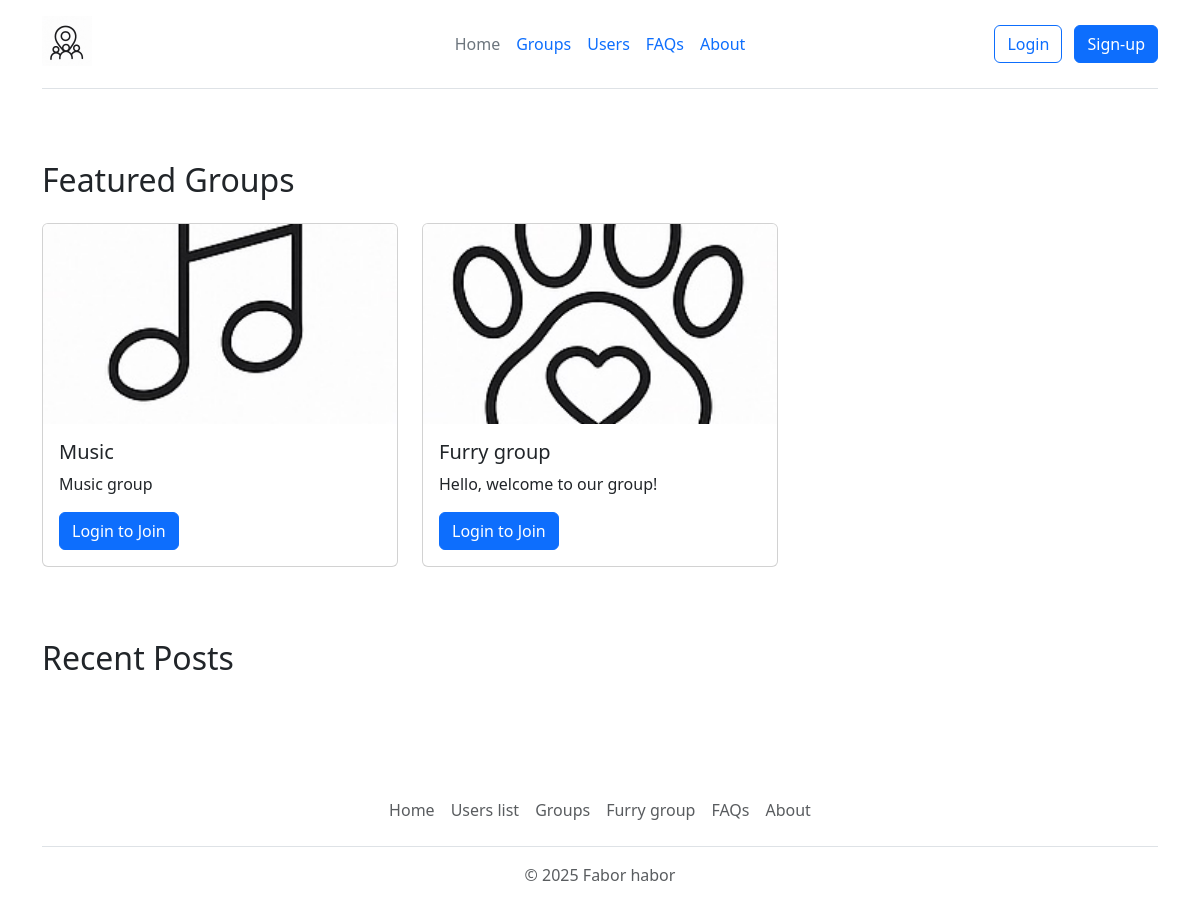
Before: / with the older database file.
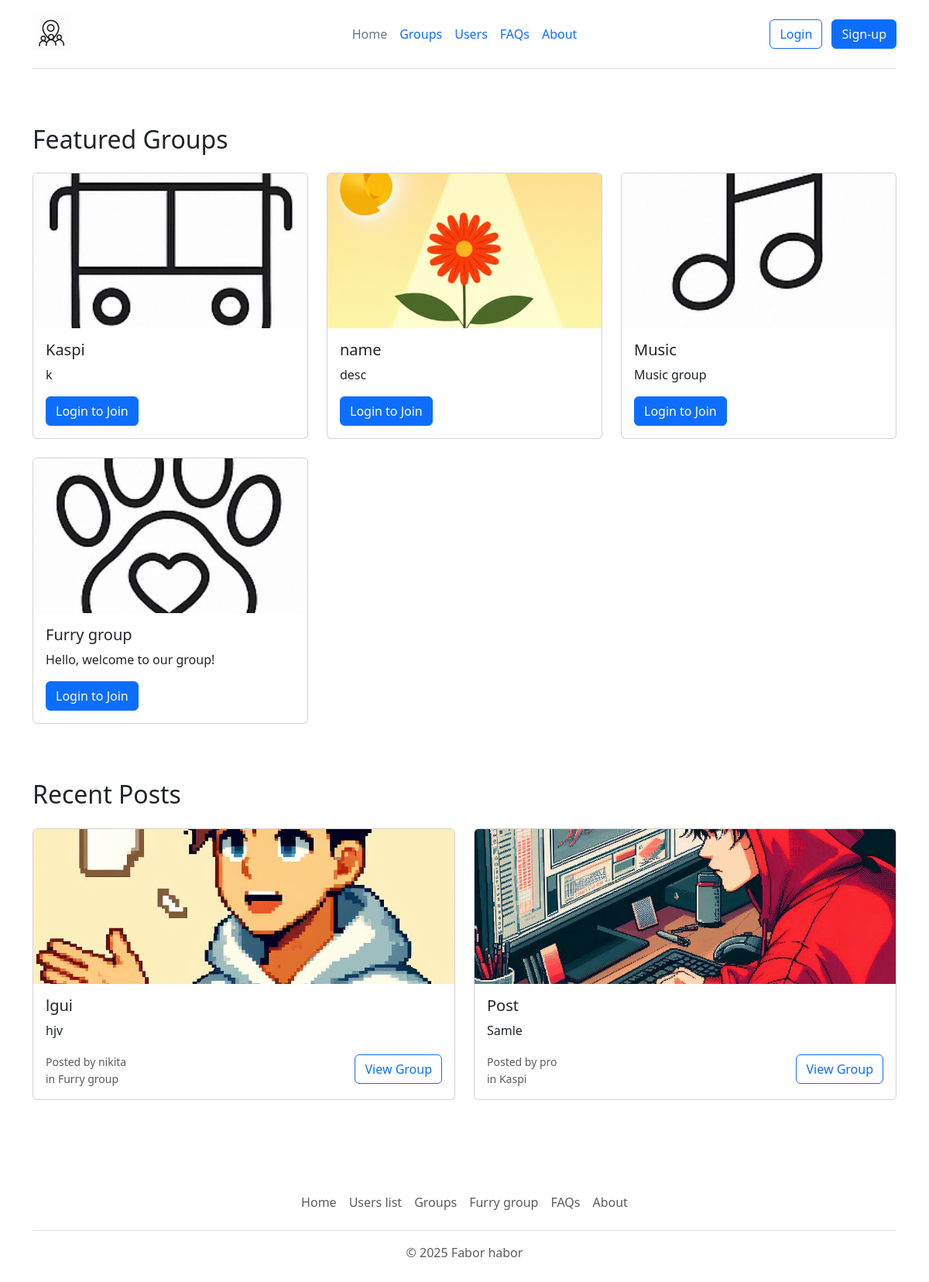
After: the same page with the newer database file.
### app.py (models this page shows, shortened)
class Group(db.Model):
    id = db.Column(db.Integer, primary_key=True)
    name = db.Column(db.String(100), nullable=False)
    description = db.Column(db.Text)
    admin_id = db.Column(db.Integer, db.ForeignKey('user.id'), nullable=False)
    image = db.Column(db.String(20), nullable=False, default='default.jpg')
    date_created = db.Column(db.DateTime, nullable=False, default=datetime.utcnow)
    posts = db.relationship('Post', backref='group', lazy=True)
    members = db.relationship('User', secondary=group_members, backref=db.backref('groups', lazy='dynamic'))

class Post(db.Model):
    id = db.Column(db.Integer, primary_key=True)
    title = db.Column(db.String(100), nullable=False)
    date_posted = db.Column(db.DateTime, nullable=False, default=datetime.utcnow)
    content = db.Column(db.Text, nullable=False)
    user_id = db.Column(db.Integer, db.ForeignKey('user.id'), nullable=False)
    group_id = db.Column(db.Integer, db.ForeignKey('group.id'), nullable=False)
    image = db.Column(db.String(20), nullable=False, default='default.jpg')

class User(db.Model):
    id = db.Column(db.Integer, primary_key=True)
    username = db.Column(db.String(20), unique=True, nullable=False)
    email = db.Column(db.String(256), unique=True, nullable=False)
    location = db.Column(db.String(20))
    image_profile = db.Column(db.String(20), nullable=False, default='default.jpg')
    password = db.Column(db.String(60), nullable=False)
    date_created = db.Column(db.DateTime, nullable=False, default=datetime.utcnow)
    posts = db.relationship('Post', backref='author', lazy=True)
    groups_admin = db.relationship('Group', backref='admin', lazy=True)

### app.py (the view)
@app.route('/')
def index():
    groups = Group.query.order_by(Group.date_created.desc()).limit(6).all()
    posts = Post.query.order_by(Post.date_posted.desc()).limit(8).all()
    return render_template('homepage.html', groups=groups, posts=posts)

### templates/homepage.html (shortened to what this page needs)
{% extends 'base.html' %}
{% block content %}
<div class="container py-5">
    <div class="row mb-5">
        <h2 class="mb-4">Featured Groups</h2>
        {% for group in groups %}
        <div class="col-md-4 mb-4">
            <div class="card h-100">
                <img src="/static/group_images/{{ group.image }}" class="card-img-top" alt="{{ group.name }}"
                     style="height: 200px; object-fit: cover;">
                <div class="card-body">
                    <h5 class="card-title">{{ group.name }}</h5>
                    <p class="card-text">{{ group.description }}</p>
                    {% if session.get('user_id') %}
                    <a href="{{ url_for('group_page', group_id=group.id) }}" class="btn btn-primary">View Group</a>
                    {% else %}
                    <a href="{{ url_for('login') }}" class="btn btn-primary">Login to Join</a>
                    {% endif %}
                </div>
            </div>
        </div>
        {% endfor %}
    </div>
    <div class="row">
        <h2 class="mb-4">Recent Posts</h2>
        {% for post in posts %}
        <div class="col-md-6 mb-4">
            <div class="card">
                {% if post.image != 'default.jpg' %}
                <img src="/static/post_images/{{ post.image }}"
                     class="card-img-top"
                     alt="Post image"
                     style="height: 200px; object-fit: cover;">
                {% endif %}
                <div class="card-body">
                    <h5 class="card-title">{{ post.title }}</h5>
                    <p class="card-text">{{ post.content }}</p>
                    <div class="d-flex justify-content-between align-items-center">
                        <div>
                            <small class="text-muted">Posted by {{ post.author.username }}</small>
                            <small class="text-muted d-block">in {{ post.group.name }}</small>
                        </div>
                        <a href="{{ url_for('group_page', group_id=post.group_id) }}" class="btn btn-outline-primary">View Group</a>
                    </div>
                </div>
            </div>
        </div>
        {% endfor %}
    </div>
</div>
{% include 'footer.html'%}
{% endblock %}

### templates/base.html (shortened to what this page needs)
<!DOCTYPE html>
<html>
<head>
    <link href="https://cdn.jsdelivr.net/npm/bootstrap@5.3.5/dist/css/bootstrap.min.css" rel="stylesheet">
</head>
<body>
{% block header %} {% endblock %}
{% block content %} {% endblock %}
{% block footer %} {% endblock %}
</body>
</html>

### templates/header.html (shortened to what this page needs)
{% extends 'base.html' %}
{% block header %}
<div class="container">
    <header class="d-flex flex-wrap align-items-center justify-content-center justify-content-md-between py-3 mb-4 border-bottom">
      <div class="col-md-3 mb-2 mb-md-0">
        <a href="{{ url_for('index') }}" class="d-inline-flex link-body-emphasis text-decoration-none">
          <img src="/static/logo.jpg" class="bi" width="50" height="50" role="img" aria-label="Bootstrap"></img>
        </a>
      </div>
      <ul class="nav col-12 col-md-auto mb-2 justify-content-center mb-md-0">
        <li><a href="{{ url_for('index') }}" class="nav-link px-2 {% if request.endpoint == "index" %} link-secondary {% endif %}">Home</a></li>
        <li><a href="{{ url_for('groups') }}" class="nav-link px-2{% if request.endpoint == "groups" %} link-secondary {% endif %}">Groups</a></li>
        <li><a href="{{ url_for('users') }}" class="nav-link px-2{% if request.endpoint == "users" %} link-secondary {% endif %}">Users</a></li>
        <li><a href="{{ url_for('faq') }}" class="nav-link px-2{% if request.endpoint == "faq" %} link-secondary {% endif %}">FAQs</a></li>
        <li><a href="{{ url_for('about') }}" class="nav-link px-2{% if request.endpoint == "about" %} link-secondary {% endif %}">About</a></li>
      </ul>
      <div class="col-md-3 text-end">
        {% if session.get ('user_id') %}
        <a href="{{ url_for('account') }}" class="btn btn-outline-primary me-2">{{session.get('username')}}</a>
        <a href="{{ url_for('logout') }}" class="btn btn-primary">Logout</a>
        {% else %}
        <a href="{{ url_for('login') }}" class="btn btn-outline-primary me-2">Login</a>
        <a href="{{ url_for('signup') }}" class="btn btn-primary">Sign-up</a>
        {% endif %}
      </div>
    </header>
</div>
{% endblock %}

### templates/footer.html
{%extends 'base.html'%}
{%block footer%}
<div class="container">
    <footer class="py-3 my-4">
      <ul class="nav justify-content-center border-bottom pb-3 mb-3">
        <li class="nav-item"><a href="{{ url_for('index') }}" class="nav-link px-2 text-body-secondary">Home</a></li>
        <li class="nav-item"><a href="{{ url_for('users') }}" class="nav-link px-2 text-body-secondary">Users list</a></li>
        <li class="nav-item"><a href="{{ url_for('groups') }}" class="nav-link px-2 text-body-secondary">Groups</a></li>
        <li class="nav-item"><a href="{{ url_for('group_page', group_id=1) }}" class="nav-link px-2 text-body-secondary">Furry group</a></li>
        <li class="nav-item"><a href="{{ url_for('faq') }}" class="nav-link px-2 text-body-secondary">FAQs</a></li>
        <li class="nav-item"><a href="{{ url_for('about') }}" class="nav-link px-2 text-body-secondary">About</a></li>
      </ul>
      <p class="text-center text-body-secondary">© 2025 Fabor habor</p>
    </footer>
  </div>
{%endblock%}

Changed rows visible on the page:
added Group: image (picture), name "Kaspi", description "k"
added Group: image (picture), name "name", description "desc"
added Post: image (picture), title "lgui", content "hjv", author.username "nikita", group.name "Furry group"
added Post: image (picture), title "Post", content "Samle", author.username "pro", group.name "Kaspi"
